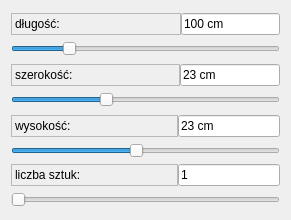
   <widget class="QWidget" name="layoutWidget_5">
    <property name="geometry">
     <rect>
      <x>20</x>
      <y>70</y>
      <width>291</width>
      <height>220</height>
     </rect>
    </property>
    <layout class="QVBoxLayout" name="verticalLayout_41">
     <item>
      <layout class="QVBoxLayout" name="verticalLayout_42">
       <item>
        <layout class="QHBoxLayout" name="horizontalLayout_9">
         <property name="spacing">
          <number>0</number>
         </property>
         <item>
          <widget class="QLabel" name="label_29">
           <property name="locale">
            <locale language="Polish" country="Poland"/>
           </property>
           <property name="frameShape">
            <enum>QFrame::StyledPanel</enum>
           </property>
           <property name="text">
            <string>długość:                                   </string>
           </property>
           <property name="alignment">
            <set>Qt::AlignLeading|Qt::AlignLeft|Qt::AlignVCenter</set>
           </property>
          </widget>
         </item>
         <item>
          <widget class="QLineEdit" name="lengthBox">
           <property name="text">
            <string>100 cm</string>
           </property>
           <property name="readOnly">
            <bool>true</bool>
           </property>
          </widget>
         </item>
        </layout>
       </item>
       <item>
        <widget class="QSlider" name="lengthSlider">
         <property name="minimum">
          <number>50</number>
         </property>
         <property name="maximum">
          <number>300</number>
         </property>
         <property name="singleStep">
          <number>1</number>
         </property>
         <property name="pageStep">
          <number>10</number>
         </property>
         <property name="value">
          <number>100</number>
         </property>
         <property name="tracking">
          <bool>true</bool>
         </property>
         <property name="orientation">
          <enum>Qt::Horizontal</enum>
         </property>
         <property name="invertedAppearance">
          <bool>false</bool>
         </property>
         <property name="tickPosition">
          <enum>QSlider::NoTicks</enum>
         </property>
         <property name="tickInterval">
          <number>0</number>
         </property>
        </widget>
       </item>
      </layout>
     </item>
     <item>
      <layout class="QVBoxLayout" name="verticalLayout_43">
       <item>
        <layout class="QHBoxLayout" name="horizontalLayout_10">
         <property name="spacing">
          <number>0</number>
         </property>
         <item>
          <widget class="QLabel" name="label_30">
           <property name="locale">
            <locale language="Polish" country="Poland"/>
           </property>
           <property name="frameShape">
            <enum>QFrame::StyledPanel</enum>
           </property>
           <property name="text">
            <string>szerokość:                               </string>
           </property>
          </widget>
         </item>
         <item>
          <widget class="QLineEdit" name="widthBox">
           <property name="text">
            <string>23 cm</string>
           </property>
           <property name="readOnly">
            <bool>true</bool>
           </property>
          </widget>
         </item>
        </layout>
       </item>
       <item>
        <widget class="QSlider" name="widthSlider">
         <property name="minimum">
          <number>15</number>
         </property>
         <property name="maximum">
          <number>38</number>
         </property>
         <property name="value">
          <number>23</number>
         </property>
         <property name="sliderPosition">
          <number>23</number>
         </property>
         <property name="tracking">
          <bool>true</bool>
         </property>
         <property name="orientation">
          <enum>Qt::Horizontal</enum>
         </property>
         <property name="invertedAppearance">
          <bool>false</bool>
         </property>
        </widget>
       </item>
      </layout>
     </item>
     <item>
      <layout class="QVBoxLayout" name="verticalLayout_44">
       <item>
        <layout class="QVBoxLayout" name="verticalLayout_49">
         <item>
          <layout class="QHBoxLayout" name="horizontalLayout_12">
           <property name="spacing">
            <number>0</number>
           </property>
           <item>
            <widget class="QLabel" name="label_36">
             <property name="locale">
              <locale language="Polish" country="Poland"/>
             </property>
             <property name="frameShape">
              <enum>QFrame::StyledPanel</enum>
             </property>
             <property name="text">
              <string>wysokość:                               </string>
             </property>
            </widget>
           </item>
           <item>
            <widget class="QLineEdit" name="heightBox">
             <property name="text">
              <string>23 cm</string>
             </property>
             <property name="readOnly">
              <bool>true</bool>
             </property>
            </widget>
           </item>
          </layout>
         </item>
         <item>
          <widget class="QSlider" name="heightSlider">
           <property name="minimum">
            <number>10</number>
           </property>
           <property name="maximum">
            <number>38</number>
           </property>
           <property name="value">
            <number>23</number>
           </property>
           <property name="sliderPosition">
            <number>23</number>
           </property>
           <property name="tracking">
            <bool>true</bool>
           </property>
           <property name="orientation">
            <enum>Qt::Horizontal</enum>
           </property>
           <property name="invertedAppearance">
            <bool>false</bool>
           </property>
          </widget>
         </item>
        </layout>
       </item>
       <item>
        <layout class="QHBoxLayout" name="horizontalLayout_11">
         <property name="spacing">
          <number>0</number>
         </property>
         <item>
          <widget class="QLabel" name="label_31">
           <property name="locale">
            <locale language="Polish" country="Poland"/>
           </property>
           <property name="frameShape">
            <enum>QFrame::StyledPanel</enum>
           </property>
           <property name="text">
            <string>liczba sztuk:                            </string>
           </property>
          </widget>
         </item>
         <item>
          <widget class="QLineEdit" name="quantityBox">
           <property name="text">
            <string>1</string>
           </property>
           <property name="readOnly">
            <bool>true</bool>
           </property>
          </widget>
         </item>
        </layout>
       </item>
       <item>
        <widget class="QSlider" name="quantitySlider">
         <property name="minimum">
          <number>1</number>
         </property>
         <property name="maximum">
          <number>20</number>
         </property>
         <property name="tracking">
          <bool>true</bool>
         </property>
         <property name="orientation">
          <enum>Qt::Horizontal</enum>
         </property>
         <property name="invertedAppearance">
          <bool>false</bool>
         </property>
        </widget>
       </item>
      </layout>
     </item>
    </layout>
   </widget>
